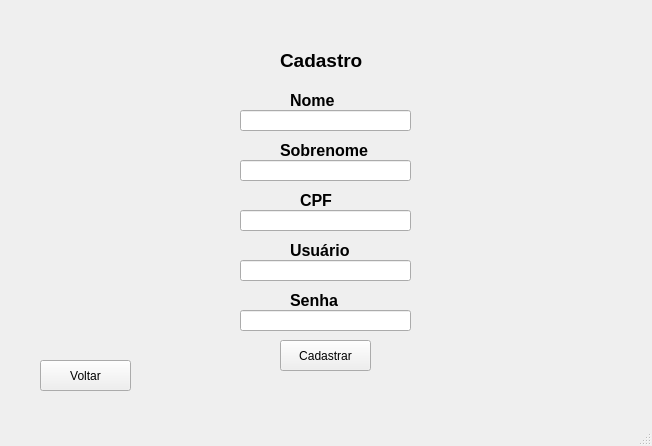
<?xml version="1.0" encoding="UTF-8"?>
<ui version="4.0">
 <class>MainWindow</class>
 <widget class="QMainWindow" name="MainWindow">
  <property name="geometry">
   <rect>
    <x>0</x>
    <y>0</y>
    <width>652</width>
    <height>446</height>
   </rect>
  </property>
  <property name="cursor">
   <cursorShape>ArrowCursor</cursorShape>
  </property>
  <property name="windowTitle">
   <string>MainWindow</string>
  </property>
  <widget class="QWidget" name="centralwidget">
   <widget class="QLabel" name="labelCadastro">
    <property name="geometry">
     <rect>
      <x>280</x>
      <y>40</y>
      <width>91</width>
      <height>41</height>
     </rect>
    </property>
    <property name="font">
     <font>
      <pointsize>14</pointsize>
      <weight>75</weight>
      <bold>true</bold>
     </font>
    </property>
    <property name="text">
     <string>Cadastro</string>
    </property>
   </widget>
   <widget class="QLabel" name="labelCPF">
    <property name="geometry">
     <rect>
      <x>300</x>
      <y>180</y>
      <width>61</width>
      <height>41</height>
     </rect>
    </property>
    <property name="font">
     <font>
      <pointsize>12</pointsize>
      <weight>75</weight>
      <bold>true</bold>
     </font>
    </property>
    <property name="text">
     <string>CPF</string>
    </property>
   </widget>
   <widget class="QLabel" name="labelUser">
    <property name="geometry">
     <rect>
      <x>290</x>
      <y>230</y>
      <width>61</width>
      <height>41</height>
     </rect>
    </property>
    <property name="font">
     <font>
      <pointsize>12</pointsize>
      <weight>75</weight>
      <bold>true</bold>
     </font>
    </property>
    <property name="text">
     <string>Usuário</string>
    </property>
   </widget>
   <widget class="QLineEdit" name="lineEditCPF">
    <property name="geometry">
     <rect>
      <x>240</x>
      <y>210</y>
      <width>171</width>
      <height>21</height>
     </rect>
    </property>
   </widget>
   <widget class="QLineEdit" name="lineEditUser">
    <property name="geometry">
     <rect>
      <x>240</x>
      <y>260</y>
      <width>171</width>
      <height>21</height>
     </rect>
    </property>
   </widget>
   <widget class="QPushButton" name="btnCadastrar">
    <property name="geometry">
     <rect>
      <x>280</x>
      <y>340</y>
      <width>91</width>
      <height>31</height>
     </rect>
    </property>
    <property name="cursor">
     <cursorShape>PointingHandCursor</cursorShape>
    </property>
    <property name="text">
     <string>Cadastrar</string>
    </property>
   </widget>
   <widget class="QPushButton" name="btnVoltar">
    <property name="geometry">
     <rect>
      <x>40</x>
      <y>360</y>
      <width>91</width>
      <height>31</height>
     </rect>
    </property>
    <property name="cursor">
     <cursorShape>PointingHandCursor</cursorShape>
    </property>
    <property name="text">
     <string>Voltar</string>
    </property>
   </widget>
   <widget class="QLineEdit" name="lineEditSobrenome">
    <property name="geometry">
     <rect>
      <x>240</x>
      <y>160</y>
      <width>171</width>
      <height>21</height>
     </rect>
    </property>
   </widget>
   <widget class="QLabel" name="labelSobrenome">
    <property name="geometry">
     <rect>
      <x>280</x>
      <y>130</y>
      <width>101</width>
      <height>41</height>
     </rect>
    </property>
    <property name="font">
     <font>
      <pointsize>12</pointsize>
      <weight>75</weight>
      <bold>true</bold>
     </font>
    </property>
    <property name="text">
     <string>Sobrenome</string>
    </property>
   </widget>
   <widget class="QLineEdit" name="lineEditNome">
    <property name="geometry">
     <rect>
      <x>240</x>
      <y>110</y>
      <width>171</width>
      <height>21</height>
     </rect>
    </property>
   </widget>
   <widget class="QLabel" name="labelNome">
    <property name="geometry">
     <rect>
      <x>290</x>
      <y>80</y>
      <width>61</width>
      <height>41</height>
     </rect>
    </property>
    <property name="font">
     <font>
      <pointsize>12</pointsize>
      <weight>75</weight>
      <bold>true</bold>
     </font>
    </property>
    <property name="text">
     <string>Nome</string>
    </property>
   </widget>
   <widget class="QLabel" name="labelSenha">
    <property name="geometry">
     <rect>
      <x>290</x>
      <y>280</y>
      <width>61</width>
      <height>41</height>
     </rect>
    </property>
    <property name="font">
     <font>
      <pointsize>12</pointsize>
      <weight>75</weight>
      <bold>true</bold>
     </font>
    </property>
    <property name="text">
     <string>Senha</string>
    </property>
   </widget>
   <widget class="QLineEdit" name="lineEditSenha">
    <property name="geometry">
     <rect>
      <x>240</x>
      <y>310</y>
      <width>171</width>
      <height>21</height>
     </rect>
    </property>
   </widget>
  </widget>
  <widget class="QMenuBar" name="menubar">
   <property name="geometry">
    <rect>
     <x>0</x>
     <y>0</y>
     <width>652</width>
     <height>21</height>
    </rect>
   </property>
  </widget>
  <widget class="QStatusBar" name="statusbar"/>
 </widget>
 <resources/>
 <connections/>
</ui>
